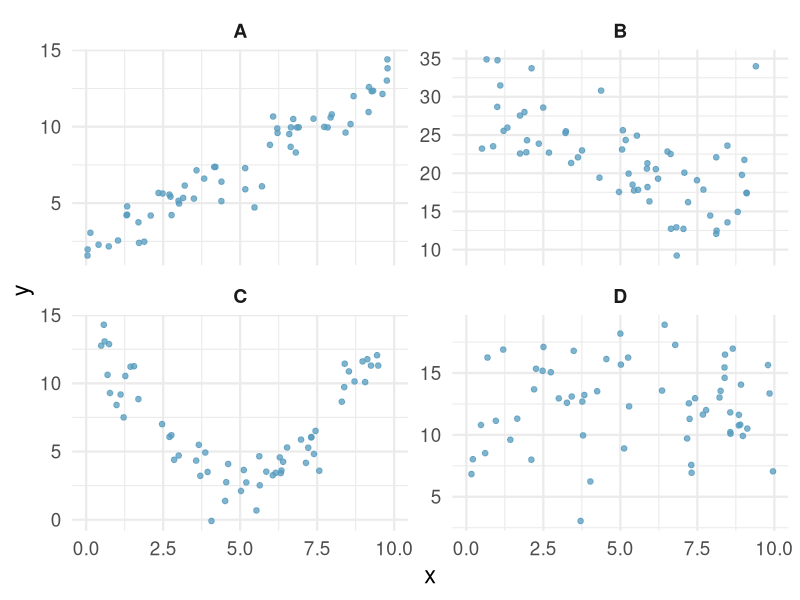

Here is the R script that generated this plot:
# Four practice scatterplots (A-D) for the "reading scatterplots" activity.
# Run from this directory: Rscript lecture3_scatter_panels.R
library(tidyverse)

set.seed(214)
n <- 60

panels <- bind_rows(
  tibble(panel = "A", x = runif(n, 0, 10)) |>
    mutate(y = 2 + 1.1 * x + rnorm(n, sd = 1.1)),
  tibble(panel = "B", x = runif(n, 0, 10)) |>
    mutate(y = 28 - 1.4 * x + rnorm(n, sd = 4.2)) |>
    add_row(panel = "B", x = 9.4, y = 34),
  tibble(panel = "C", x = runif(n, 0, 10)) |>
    mutate(y = 3 + 2.4 * (x - 5)^2 / 5 + rnorm(n, sd = 1.1)),
  tibble(panel = "D", x = runif(n, 0, 10)) |>
    mutate(y = 12 + rnorm(n, sd = 3.4))
)

p <- ggplot(panels, aes(x, y)) +
  geom_point(color = "#569BBD", alpha = 0.75, size = 1.6) +
  facet_wrap(~panel, scales = "free_y") +
  labs(x = "x", y = "y") +
  theme_minimal(base_size = 17) +
  theme(strip.text = element_text(face = "bold", size = 14))

ggsave("figures/lecture3_scatter_panels.png", p, width = 7.2, height = 5.2, dpi = 150)
cat("wrote figures/lecture3_scatter_panels.png\n")
